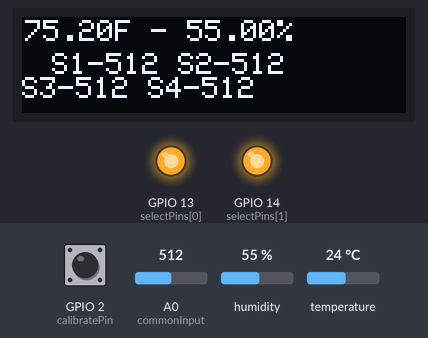
Bench run of a sketch on a simulated ESP8266 (NodeMCU). Shown: 128×32 one-colour display, output pins drawn as LEDs (lit = HIGH). The test bench sets the inputs (shaded band); at power-on: GPIO 2 (calibratePin) HIGH, A0 (commonInput) = 512, humidity 55 %, temperature 24 °C. What the sketch prints to the serial monitor is not drawn.

Above: at 19.1 s.
At 60.3 s:
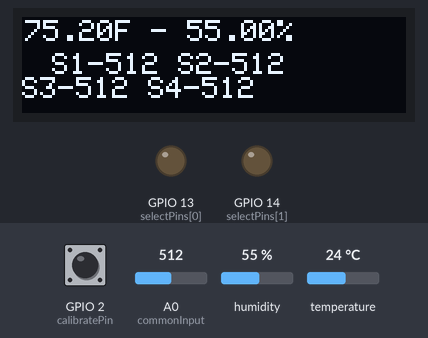
At 92.9 s:
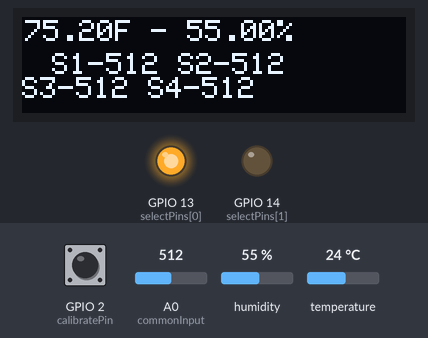
At 125.5 s:
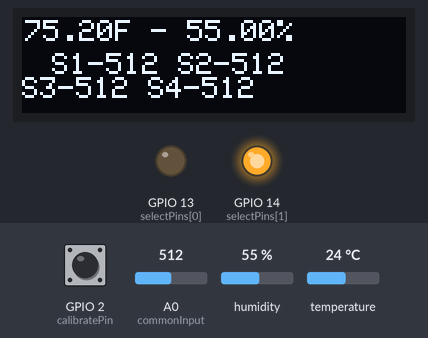
Timing chart, 0 to 130.0 s (numbered marks = the images above):
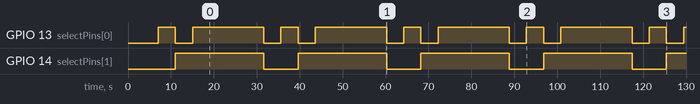

Measured:
- by itself, GPIO 13 (selectPins[0]): repeats every 28.6 s: LOW 4.0 s, HIGH 16.6 s, LOW 4.0 s, HIGH 4.0 s
- by itself, GPIO 14 (selectPins[1]): alternates HIGH for 20.6 s and LOW for 8.0 s

The sketch:

garden_sensor.ino
```cpp
#include <ESP8266WiFi.h>
#include <Ticker.h>
#include <AsyncMqttClient.h>
#include <Wire.h>
#include <SPI.h>
#include "DHT.h"
#include <Adafruit_GFX.h>
#include <Adafruit_SSD1306.h>

#define DHTTYPE DHT22
#define SCREEN_WIDTH 128 // OLED display width, in pixels
#define SCREEN_HEIGHT 32 // OLED display height, in pixels

//Define Pins
const int selectPins[3] = {13,14};   // S0 = 13 S1 = 14
const int DHTPin = 0; //DHT Pin
const int commonInput = 17; //Analog input from MUX
const int calibratePin = 2;

//Set Options
const long readDelay = 500; //Delay between sensor readings
bool calibrate = false; //Set calibration mode of soil sensors

//Define Strings
String TempText = "Temperature";
String HumText = "Humidity";
String moistureSen = "Moisture Sensor: ";

//Define other variables
int soilReadings[4] = {0,0}; //Array that holds soil sensor readings before printing.

float Temperature = 999, Humidity = 999;
int numberOfSensors = 4;
int muxChannel[4][2]={ //Setups MUX channel pins 4 channels only need two pins
  {0,0}, //channel 0
  {1,0}, //channel 1
  {0,1}, //channel 2
  {1,1}, //channel 3
  // {0,0,1}, //channel 4
  // {1,0,1}, //channel 5
  // {0,1,1}, //channel 6
  // {1,1,1}, //channel 7
};

DHT dht(DHTPin, DHTTYPE);  // Initialize DHT sensor.
Adafruit_SSD1306 display(SCREEN_WIDTH, SCREEN_HEIGHT, &Wire, -1); //Initialize OLED

void setup()
{
  numberOfSensors = numberOfSensors - 1;
  Serial.begin(115200);
  if(!display.begin(SSD1306_SWITCHCAPVCC, 0x3C)) {
  Serial.println("SSD1306 allocation failed");
  for(;;); // Don't proceed, loop forever
}
  //Set channel select pins as output
  for (int i=0; i<3; i++)
  {
    pinMode(selectPins[i], OUTPUT);
  }
  pinMode(DHTPin, INPUT);   //Set DHT22 pin as INPUT
  pinMode(commonInput, INPUT_PULLUP);   //set common input pin as input
  pinMode(calibratePin, INPUT);
  delay(3000); //Inital delay for everything to boot up.

  //Initial display settings
  display.clearDisplay();
  display.setTextSize(1);
  display.setTextColor(WHITE);


  dht.begin(); //Start taking temps and humidity readings
  Serial.println("---Soil Moniting System 1.0---");
  Serial.println("System Booted");
}

void loop()
{
  int calibrateCheck = digitalRead(calibratePin);
  Serial.println("Calibrate Check: " + String(calibrateCheck));
  if (calibrateCheck == LOW)
  {
      calibrateSensor(1);
  }
  else
  {
    Serial.println("Reading Values");
    Temperature = getTemperature();

    Humidity = dht.readHumidity(); // Gets the values of the humidity

    for (byte pin=0; pin<=numberOfSensors; pin++) //Read soil sensors and place in array
    {
      soilReadings[pin] = readMux(pin);
    }
    Serial.println(TempText + ": " + Temperature);
    Serial.println(HumText + ": " + Humidity);
    for (int i = 0; i <=3; i++)
    {
      int sensor = i + 1;
      Serial.println(moistureSen + " # " + sensor + ": " + soilReadings[i]);
    }
    Serial.println("End Reading. Waiting ");


    updateDisplay("Reading Sensors");
    //display.clearDisplay();
    //display.setCursor(10,10);
    for (int i = 0; i <=3; i++)
    {
      int sensor = i + 1;
      Serial.println("Soil " + String(sensor) + ": " + soilReadings[i]);
      updateDisplay("Soil " + String(sensor) + ": " + soilReadings[i]);
      // display.println(moistureSen + ":" + sensor + "\n" + soilReadings[i]);
      // display.display();
      // display.setCursor(10,10);
      // display.clearDisplay();
      delay(3000);
    }
    updateDisplay("Waiting for next sensor reading.");
    // display.clearDisplay();
    // display.setCursor(10,10);
    // display.println("Waiting for next sensor reading...");
    //display.display();
    delay(readDelay);
    }
}

void updateDisplay(String message)
{
  display.clearDisplay();
  display.setCursor(1,1);
  display.println(String(Temperature) + "F - " + String(Humidity) + "%");
  display.setCursor(10,12);
  display.println("S1-" + String(soilReadings[0]) + " " + "S2-" + String(soilReadings[1]) + "\n" + "S3-" + String(soilReadings[2]) + " " + "S4-" + String(soilReadings[3]));
  display.display();
}

int readMux(int channel)
{
  int i;
  //loop through the 3 sig
  for(i = 0; i < 2; i ++){
    digitalWrite(selectPins[i], muxChannel[channel][i]);
  }
  //read the value at the Z pin

  int val = measureSensor(channel);
  return val;
}

float getTemperature()
{
  float temperature;
  float tempRead;
  for (int i = 0; i <=2; i++)
  {
    float tempRead = dht.readTemperature(true); // Gets the values of the temperature
    temperature = temperature + tempRead;
  }
  float average = temperature / 3;
  return average;
}

int measureSensor(int sensor){
  int total = 0;
  int average;
  delay(1000); //Allow for measure to stabilize
  Serial.println("Reading Sensor #: " + String(sensor + 1));
  for (int i=0;i<=9;i++)
  {

    int val = analogRead(commonInput);
    Serial.println("run " + String(i) + "  " + String(val));
    total = total + val;
    delay(300);
  }
  average = total / 10;
  return average;
  Serial.println("average: " + String(average));
}

void calibrateSensor(int channel){
  for(int i = 0; i < 2; i ++)
  {
    digitalWrite(selectPins[i], muxChannel[channel][i]);
  }
  int total = 0;
  int average;
  for (int i=0;i<=15;i++)
  {
    int val = analogRead(commonInput);
    Serial.println("run " + String(i) + "  " + String(val));
    total = total + val;
    delay(200);
  }
  average = total / 16;
  display.clearDisplay();
  display.setCursor(10,10);
  display.println("AVERAGE: " + String(average));
  display.display();
  Serial.println("average: " + String(average));
}
```
